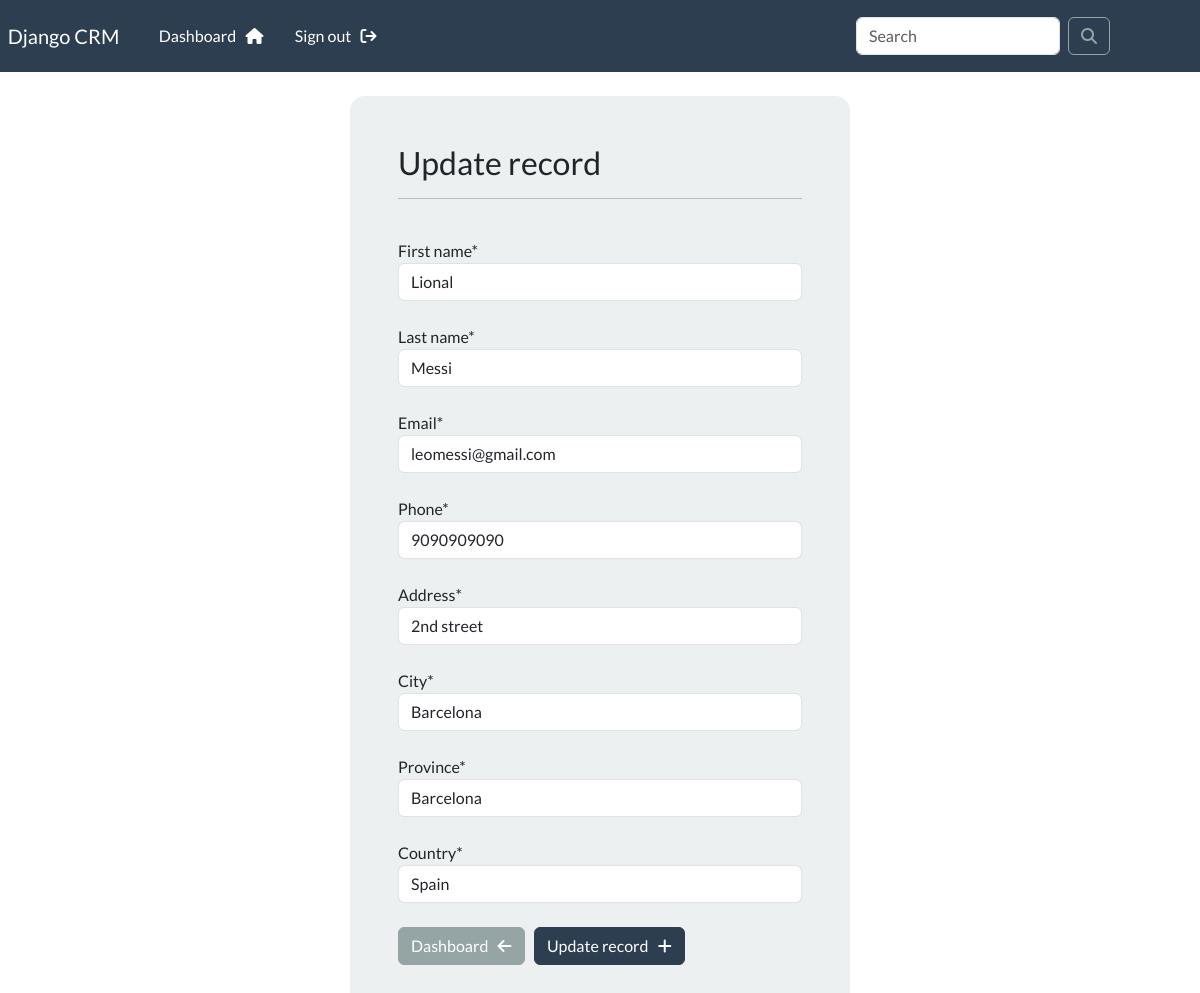
/update-record/6 (signed in), run on the app's committed database.
### App/models.py (models this page shows, shortened)
class Record(models.Model):
    creation_date = models.DateTimeField(auto_now_add=True)
    first_name = models.CharField(max_length=100)
    last_name = models.CharField(max_length=100)
    email = models.CharField(max_length=255)
    phone = models.CharField(max_length=20)
    address = models.CharField(max_length=255)
    city = models.CharField(max_length=255)
    province = models.CharField(max_length=200)
    country = models.CharField(max_length=120)

### App/views.py (the view)
# urls.py: path('update-record/<int:pk>', views.update_record, name='update-record'),
@login_required(login_url='login')
def update_record(request, pk):
    record = Record.objects.get(id=pk)
    form = UpdateRecordForm(instance=record)
    if request.method == 'POST':
        form = UpdateRecordForm(request.POST, instance=record)
        if form.is_valid():
            form.save()
            messages.success(request, 'The record was updated successfully!')
            return redirect('dashboard')
    context = {'form': form}
    return render(request, 'App/update-record.html', context=context)

### App/forms.py
class UpdateRecordForm(forms.ModelForm):
    class Meta:
        model = Record
        fields = ['first_name', 'last_name', 'email', 'phone', 'address', 'city', 'province', 'country']

### App/templates/App/update-record.html (shortened to what this page needs)
{% extends 'App/base.html' %}
{% load crispy_forms_tags %}
{% block content %}
<body>
    <div class="container bg-light shadow-md p-5 form-layout">
        <h3>Update record</h3>
        <hr />
        <br />
        <form action="" method="post" autocomplete="off">
            {{ form.first_name|as_crispy_field }}
            <br>
            {{ form.last_name|as_crispy_field }}
            <br>
            {{ form.email|as_crispy_field }}
            <br>
            {{ form.phone|as_crispy_field }}
            <br>
            {{ form.address|as_crispy_field }}
            <br>
            {{ form.city|as_crispy_field }}
            <br>
            {{ form.province|as_crispy_field }}
            <br>
            {{ form.country|as_crispy_field }}
            <br />
            <a href="{% url 'dashboard' %}" class="btn btn-secondary">Dashboard &nbsp; <i class="fa fa-arrow-left" aria-hidden="true"></i></a> &nbsp;
            <button type="submit" class="btn btn-primary">Update record &nbsp; <i class="fa fa-plus" aria-hidden="true"></i></button>
        </form>
    </div>
</body>
{% endblock content %}

### App/static/css/style.css (style rules this page uses)
.form-layout { border-radius: 15px; width: 500px; }

### data on the page
Record: first_name "Lional", last_name "Messi", email "leomessi@gmail.com", phone "9090909090", address "2nd street", city "Barcelona", province "Barcelona", country "Spain"
